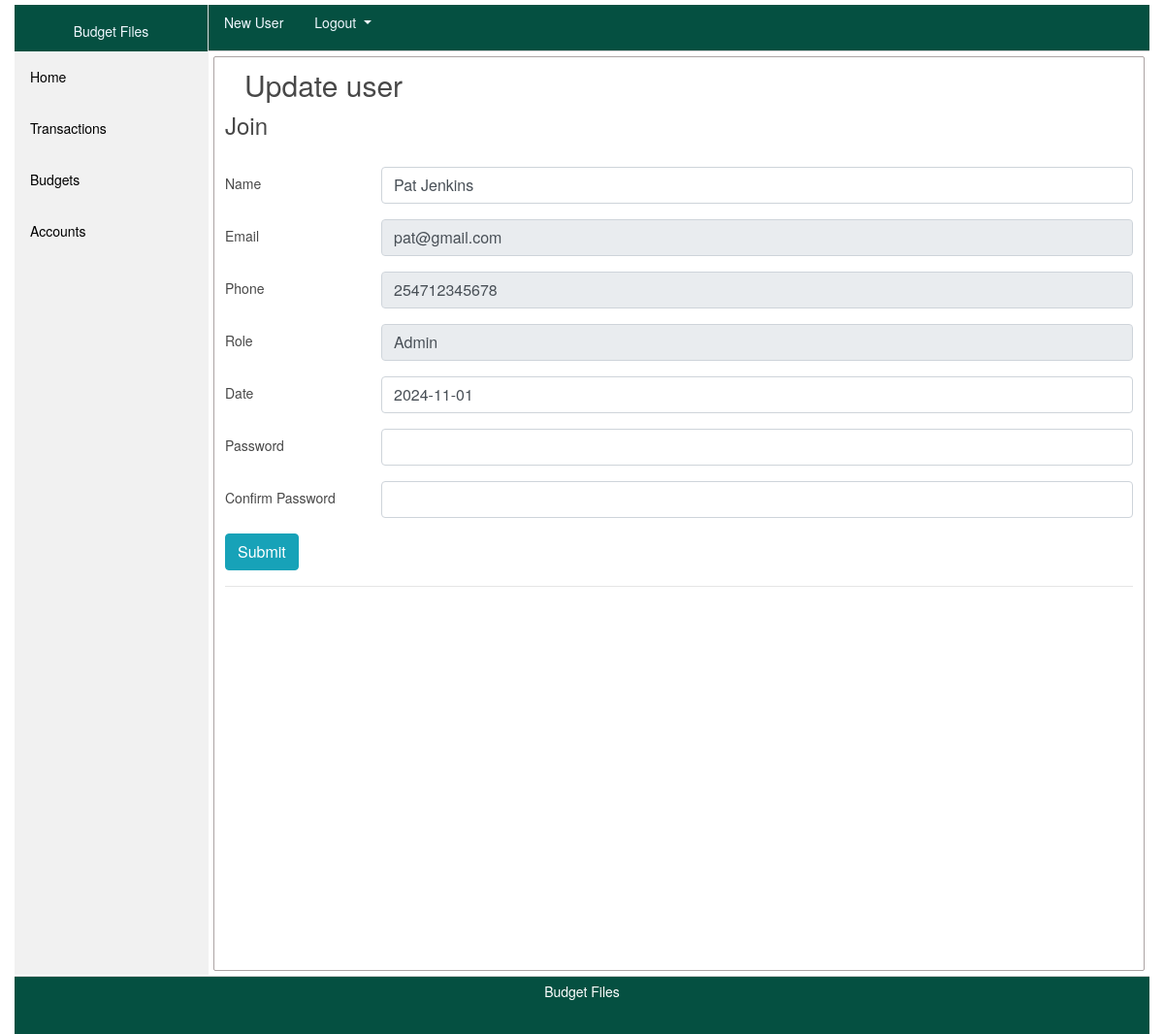
Screenshot of /user/3/update (signed in) with the database file from the repository.
### app/models/users.py (models this page shows, shortened)
class Users(db.Model, UserMixin):
    __tablename__ = 'users_table'
    id = db.Column(db.Integer, primary_key=True)
    name = db.Column(db.String(200), nullable=False)
    email = db.Column(db.String(200), unique=True, nullable=False)
    phone = db.Column(db.String(20),  unique=True, nullable=False)
    role = db.Column(db.String(20), nullable=False)
    password = db.Column(db.String(60), nullable=False)
    date = db.Column(db.DateTime(), nullable=False, default=datetime.now)
    transactions = db.relationship('Transaction', backref='phone', lazy=True) # transaction.phone // Users(current user)
    budgets = db.relationship('Budget', backref='phone', lazy=True) # budget.phone // Users(current user)

### app/views/users/routes.py (the view)
@users.route("/user/<int:user_id>/update", methods=['POST', 'GET'])
def user(user_id):
    user = Users.query.get_or_404(user_id)
    form = UpdateUserForm()
    if form.validate_on_submit():
        hashed_pw = bcrypt.generate_password_hash(form.password.data).decode('utf-8')
        date_val = form.date.data
        date_value = datetime.strptime(date_val, "%Y-%m-%d")
        user.name = form.name.data
        user.email = form.email.data
        user.phone = form.phone.data
        user.role = form.role.data
        if user == current_user:
            user.password = hashed_pw
        user.date = date_value
        db.session.commit()
        flash('User has been Updated!', 'success')
        return redirect(url_for('account', user_id=user.id))
    elif request.method == 'GET':
        form.name.data = user.name
        form.email.data = user.email
        form.phone.data = user.phone
        form.role.data = user.role
        form.id.data = user.id
        form.date.data = user.date.strftime('%Y-%m-%d')
    return render_template('register.html', page='users', title='Update user', form=form, del_id=user.id, user=user, legend='Update user')

### app/views/users/forms.py (shortened to what this page needs)
class UpdateUserForm(FlaskForm):
    id = IntegerField('Id')
    name = StringField('Name',
                           validators=[DataRequired(), Length(min=2, max=200)])
    email = StringField('Email',
                           validators=[DataRequired(), Email()])
    phone = StringField('Phone',
                           validators=[DataRequired(), Length(min=2, max=200)])
    role = StringField('Role',
                           validators=[DataRequired(), Length(min=2, max=200)])
    date = StringField('Date',
                           validators=[DataRequired(), Length(min=2, max=200)])
    password = PasswordField('Password', validators=[DataRequired()])
    confirm_password = PasswordField('Confirm Password',
                                     validators=[DataRequired(), EqualTo('password')])
    submit = SubmitField('Submit')

### app/models/users.py (called while the page is built)
@login_manager.user_loader
def load_user(user_id):
    return Users.query.get(int(user_id))

### app/templates/register.html (shortened to what this page needs)
{% extends "page_template.html" %}
{% block contents %}
<div class="content">
    <section class="places">
        <h1>{{ legend }}</h1>
        <form action="" method="POST">
            <fieldset>
                <legend>Join</legend>
                {% if legend %}
                    <div class="form-group row">
                        <div class="col-sm-10">
                        </div>
                    </div>
                {% endif %}
                <div class="form-group row">
                    {{ form.name.label(class="col-sm-2 col-form-label") }}
                    <div class="col-sm-10">
                        {% if form.name.errors %}
                            {{ form.name(class="form-control is-invalid") }}
                            <div class="invalid-feedback">
                                {% for error in form.name.errors %}
                                    <span>{{ error }}</span>
                                {% endfor %}
                            </div>
                        {% else %}
                                {{ form.name(class="form-control") }}
                        {% endif %}
                    </div>
                </div>
                <div class="form-group row">
                    {{ form.email.label(class="col-sm-2 col-form-label") }}
                    <div class="col-sm-10">
                        {% if form.email.errors %}
                            {{ form.email(class="form-control is-invalid") }}
                            <div class="invalid-feedback">
                                {% for error in form.email.errors %}
                                    <span>{{ error }}</span>
                                {% endfor %}
                            </div>
                        {% else %}
                            {% if legend %}
                                {% if user != current_user %}
                                    {{ form.email(class="form-control", readonly=True) }}
                                {% else %}
                                    {{ form.email(class="form-control", readonly=False) }}
                                {% endif %}
                            {% else %}
                                {{ form.email(class="form-control") }}
                            {% endif %}
                        {% endif %}
                    </div>
                </div>
                <div class="form-group row">
                    {{ form.phone.label(class="col-sm-2 col-form-label") }}
                    <div class="col-sm-10">
                        {% if form.phone.errors %}
                            {{ form.phone(class="form-control is-invalid") }}
                            <div class="invalid-feedback">
                                {% for error in form.phone.errors %}
                                    <span>{{ error }}</span>
                                {% endfor %}
                            </div>
                        {% else %}
                            {% if legend %}
                                {% if user != current_user %}
                                    {{ form.phone(class="form-control", readonly=True) }}
                                {% else %}
                                    {{ form.phone(class="form-control", readonly=False) }}
                                {% endif %}
                            {% else %}
                                {{ form.phone(class="form-control") }}
                            {% endif %}
                        {% endif %}
                    </div>
                </div>
                <div class="form-group row">
                    {{ form.role.label(class="col-sm-2 col-form-label") }}
                    <div class="col-sm-10">
                        {% if form.role.errors %}
                            {{ form.role(class="form-control is-invalid") }}
                            <div class="invalid-feedback">
                                {% for error in form.role.errors %}
                                    <span>{{ error }}</span>
                                {% endfor %}
                            </div>
                        {% else %}
                            {% if legend %}
                                {% if current_user.role != 'Admin' %}
                                    {{ form.role(class="form-control", readonly=True) }}
                                {% else %}
                                    {{ form.role(class="form-control") }}
                                {% endif %}
                            {% else %}
                                {{ form.role(class="form-control") }}
                            {% endif %}
                        {% endif %}
                    </div>
                </div>
                <div class="form-group row">
                    {{ form.date.label(class="col-sm-2 col-form-label") }}
                    <div class="col-sm-10">
                        {% if form.date.errors %}
                            {{ form.date(class="form-control is-invalid") }}
                            <div class="invalid-feedback">
                                {% for error in form.date.errors %}
                                    <span>{{ error }}</span>
                                {% endfor %}
                            </div>
                        {% else %}
                            {{ form.date(class="form-control") }}
                        {% endif %}
                    </div>
                </div>
                <div class="form-group row">
                    {{ form.password.label(class="col-sm-2 col-form-label") }}
                    <div class="col-sm-10">
                        {% if form.password.errors %}
                            {{ form.password(class="form-control is-invalid") }}
                            <div class="invalid-feedback">
                                {% for error in form.password.errors %}
                                    <span>{{ error }}</span>
                                {% endfor %}
                            </div>
                        {% else %}
                            {{ form.password(class="form-control") }}
                        {% endif %}
                    </div>
                </div>
                <div class="form-group row">
                    {{ form.confirm_password.label(class="col-sm-2 col-form-label") }}
                    <div class="col-sm-10">
                        {% if form.confirm_password.errors %}
                            {{ form.confirm_password(class="form-control is-invalid") }}
                            <div class="invalid-feedback">
                                {% for error in form.confirm_password.errors %}
                                    <span>{{ error }}</span>
                                {% endfor %}
                            </div>
                        {% else %}
                            {{ form.confirm_password(class="form-control") }}
                        {% endif %}
                    </div>
                </div>
            </fieldset>
            <div class="form-group row">
                <div class="col-sm-2">
                    {{ form.submit(class="btn btn-info") }}
                </div>
            </div>
        </form>
        <hr>
    </section>
</div>
{% endblock contents %}

### app/templates/header.html (shortened to what this page needs)
<header>
    <div class="user">
        {% if current_user.is_authenticated %}
            <nav class="nav">
                <a class="nav-link disabled" style="color: aliceblue;" href="#">{{ current_user.name }}</a>
                <div class="dropdown show">
                    <a class="dropdown-toggle nav-link active" style="color: aliceblue;" href="#" role="button" id="dropdownMenuLink" data-toggle="dropdown" aria-haspopup="true" aria-expanded="false">
                        Logout
                    </a>
                  </div>
            </nav>
        {% else %}
            <nav class="nav">
                <a class="nav-link disabled" style="color: aliceblue;" href="{{ url_for('login') }}">Log In</a>
                <a class="nav-link active" style="color: aliceblue;" href="{{ url_for('users.register') }}">Register</a>
            </nav>
        {% endif %}
    </div>
</header>

### app/static/4-common.css (style rules this page uses)
body { margin:0px; padding:0px; color: #484848; font-size: 14px; font-family: Circular,"Helvetica Neue",Helvetica,Arial,sans-serif; }

### app/static/3-header.css (style rules this page uses)
header { margin-left: 200px; background-color: #055041; height: 48px; border-bottom: 1px solid #CCCCCC; }

### app/static/6-filters.css (style rules this page uses)
div.content { margin: 5px 5px 5px 205px; padding: 1px 1px; height: 943px; border: 1px solid #aca4a4; border-radius: 2px; }

### app/static/100-places.css (style rules this page uses)
.places { padding: 10px; }
.user { margin-top: 5px; margin-bottom: 5px; }
h1 { display: block; width: 95%; display: block; margin-top: 0px; margin-left: 20px; margin-bottom: 5px; font-size: 30px; }

### app/templates/page_template.html (style rules this page uses)
body { margin:0px; padding:0px; color: #484848; font-size: 14px; font-family: Circular,"Helvetica Neue",Helvetica,Arial,sans-serif; }

### rows the page displays
Users: name "New User"
Users: name "Pat Jenkins", email "pat@gmail.com", phone "254712345678", role "Admin", date "2024-11-01"

### other values shown
{{ legend }} "Update user"
